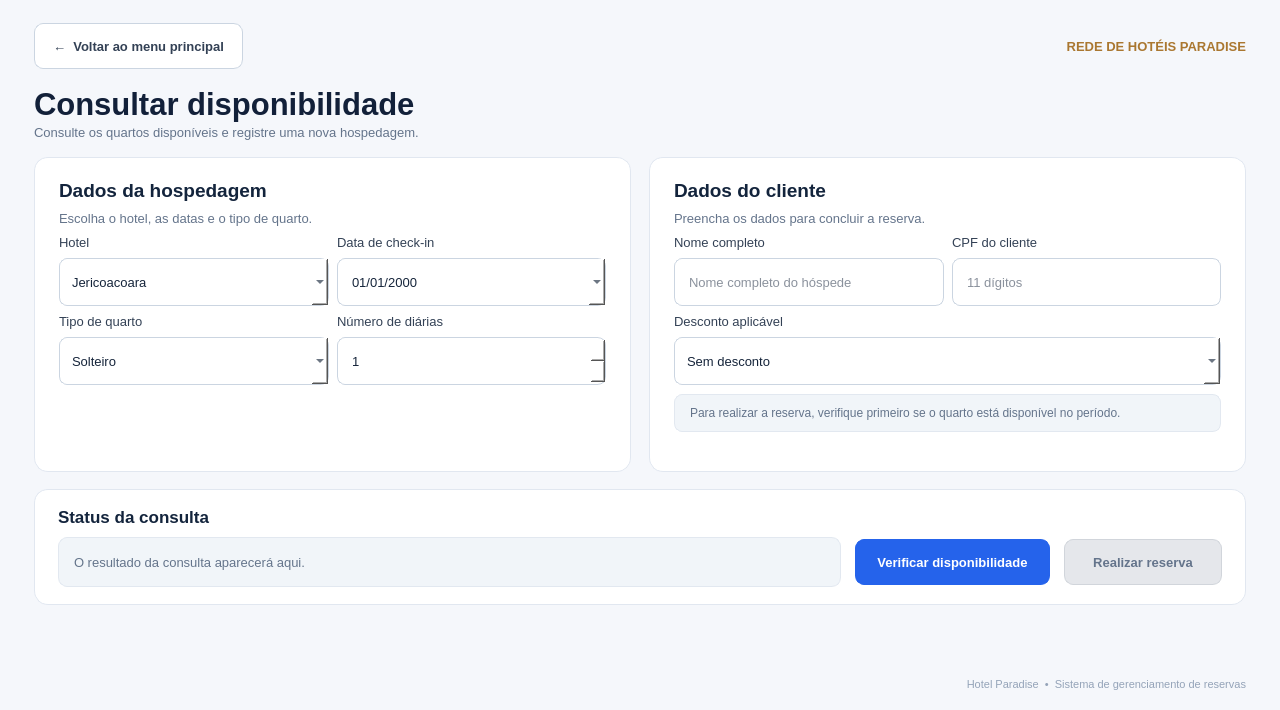
<?xml version="1.0" encoding="UTF-8"?>
<ui version="4.0">
 <class>TelaDisponibilidade</class>
 <widget class="QDialog" name="TelaDisponibilidade">
  <property name="geometry">
   <rect>
    <x>0</x>
    <y>0</y>
    <width>1280</width>
    <height>710</height>
   </rect>
  </property>
  <property name="minimumSize">
   <size>
    <width>900</width>
    <height>610</height>
   </size>
  </property>
  <property name="windowTitle">
   <string>Hotel Paradise - Consultar disponibilidade</string>
  </property>
  <property name="styleSheet">
   <string>QDialog#TelaDisponibilidade {
    background: #F5F7FB;
    font-family: &quot;Segoe UI&quot;;
    color: #14243D;
}
QFrame#cardHospedagem, QFrame#cardCliente, QFrame#cardAcoes {
    background: #FFFFFF;
    border: 1px solid #E1E7F0;
    border-radius: 14px;
}
QLabel {
    background: transparent;
    border: none;
    color: #334155;
    font-size: 13px;
}
QLabel#labelMarca {
    color: #AA7730;
    font-size: 13px;
    font-weight: bold;
}
QLabel#labelSobretitulo {
    color: #AA7730;
    font-size: 11px;
    font-weight: bold;
}
QLabel#labelTitulo {
    color: #122039;
    font-size: 31px;
    font-weight: bold;
}
QLabel#labelDescricao, QLabel#labelAjudaHospedagem, QLabel#labelAjudaCliente {
    color: #64748B;
    font-size: 13px;
}
QLabel#labelSecaoHospedagem, QLabel#labelSecaoCliente {
    color: #13243C;
    font-size: 19px;
    font-weight: bold;
}
QLabel#labelStatusTitulo {
    color: #13243C;
    font-size: 17px;
    font-weight: bold;
}
QLabel#labelDica {
    color: #64748B;
    background: #F1F5F9;
    border: 1px solid #E2E8F0;
    border-radius: 8px;
    padding: 11px 12px;
    font-size: 12px;
}
QLabel#labelResultado {
    color: #64748B;
    background: #F1F5F9;
    border: 1px solid #E2E8F0;
    border-radius: 9px;
    padding: 12px;
    font-size: 13px;
}
QLabel#labelRodape {
    color: #94A3B8;
    font-size: 11px;
}
QLineEdit, QComboBox, QDateEdit, QSpinBox {
    background: #FFFFFF;
    color: #15243A;
    border: 1px solid #CBD5E1;
    border-radius: 8px;
    padding: 9px 12px;
    min-height: 28px;
    font-size: 13px;
}
QLineEdit:focus, QComboBox:focus, QDateEdit:focus, QSpinBox:focus {
    border: 1px solid #2563EB;
}
QComboBox QAbstractItemView {
    background: #FFFFFF;
    color: #15243A;
    selection-background-color: #DBEAFE;
}
QPushButton {
    min-height: 24px;
    border-radius: 9px;
    padding: 10px 18px;
    font-size: 13px;
    font-weight: bold;
}
QPushButton#btnVoltar {
    background: #FFFFFF;
    border: 1px solid #CBD5E1;
    color: #334155;
}
QPushButton#btnVoltar:hover { background: #F1F5F9; }
QPushButton#btnConsultar {
    background: #2563EB;
    color: #FFFFFF;
    border: 1px solid #2563EB;
}
QPushButton#btnConsultar:hover { background: #1D4ED8; }
QPushButton#btnRealizarReserva {
    background: #16834A;
    color: #FFFFFF;
    border: 1px solid #16834A;
}
QPushButton#btnRealizarReserva:hover { background: #166534; }
QPushButton#btnRealizarReserva:disabled {
    background: #E5E7EB;
    color: #64748B;
    border: 1px solid #D1D5DB;
}</string>
  </property>
  <layout class="QVBoxLayout" name="layoutPrincipal">
   <property name="spacing">
    <number>17</number>
   </property>
   <property name="leftMargin">
    <number>34</number>
   </property>
   <property name="topMargin">
    <number>23</number>
   </property>
   <property name="rightMargin">
    <number>34</number>
   </property>
   <property name="bottomMargin">
    <number>19</number>
   </property>
   <item>
    <layout class="QHBoxLayout" name="layoutBarraSuperior">
     <property name="spacing">
      <number>8</number>
     </property>
     <item>
      <widget class="QPushButton" name="btnVoltar">
       <property name="cursor">
        <cursorShape>PointingHandCursor</cursorShape>
       </property>
       <property name="text">
        <string>←  Voltar ao menu principal</string>
       </property>
      </widget>
     </item>
     <item>
      <spacer name="espacoBarra">
       <property name="orientation">
        <enum>Qt::Orientation::Horizontal</enum>
       </property>
       <property name="sizeType">
        <enum>QSizePolicy::Policy::Expanding</enum>
       </property>
       <property name="sizeHint" stdset="0">
        <size>
         <width>18</width>
         <height>18</height>
        </size>
       </property>
      </spacer>
     </item>
     <item>
      <widget class="QLabel" name="labelMarca">
       <property name="text">
        <string>REDE DE HOTÉIS PARADISE</string>
       </property>
       <property name="alignment">
        <set>Qt::AlignmentFlag::AlignRight|Qt::AlignmentFlag::AlignTrailing|Qt::AlignmentFlag::AlignVCenter</set>
       </property>
      </widget>
     </item>
    </layout>
   </item>
   <item>
    <layout class="QVBoxLayout" name="layoutCabecalho">
     <property name="spacing">
      <number>3</number>
     </property>
     <item>
      <widget class="QLabel" name="labelTitulo">
       <property name="text">
        <string>Consultar disponibilidade</string>
       </property>
      </widget>
     </item>
     <item>
      <widget class="QLabel" name="labelDescricao">
       <property name="text">
        <string>Consulte os quartos disponíveis e registre uma nova hospedagem.</string>
       </property>
      </widget>
     </item>
    </layout>
   </item>
   <item>
    <layout class="QHBoxLayout" name="layoutPaineis" stretch="1,1">
     <property name="spacing">
      <number>18</number>
     </property>
     <item>
      <widget class="QFrame" name="cardHospedagem">
       <property name="sizePolicy">
        <sizepolicy hsizetype="Expanding" vsizetype="Expanding">
         <horstretch>0</horstretch>
         <verstretch>0</verstretch>
        </sizepolicy>
       </property>
       <property name="frameShape">
        <enum>QFrame::Shape::NoFrame</enum>
       </property>
       <layout class="QVBoxLayout" name="layoutHospedagem">
        <property name="spacing">
         <number>9</number>
        </property>
        <property name="leftMargin">
         <number>24</number>
        </property>
        <property name="topMargin">
         <number>21</number>
        </property>
        <property name="rightMargin">
         <number>24</number>
        </property>
        <property name="bottomMargin">
         <number>21</number>
        </property>
        <item>
         <widget class="QLabel" name="labelSecaoHospedagem">
          <property name="text">
           <string>Dados da hospedagem</string>
          </property>
         </widget>
        </item>
        <item>
         <widget class="QLabel" name="labelAjudaHospedagem">
          <property name="text">
           <string>Escolha o hotel, as datas e o tipo de quarto.</string>
          </property>
         </widget>
        </item>
        <item>
         <layout class="QGridLayout" name="gridHospedagem">
          <property name="spacing">
           <number>8</number>
          </property>
          <item row="0" column="0">
           <widget class="QLabel" name="labelHotel">
            <property name="text">
             <string>Hotel</string>
            </property>
           </widget>
          </item>
          <item row="0" column="1">
           <widget class="QLabel" name="labelData">
            <property name="text">
             <string>Data de check-in</string>
            </property>
           </widget>
          </item>
          <item row="1" column="0">
           <widget class="QComboBox" name="comboHotel">
            <property name="sizePolicy">
             <sizepolicy hsizetype="Expanding" vsizetype="Fixed">
              <horstretch>0</horstretch>
              <verstretch>0</verstretch>
             </sizepolicy>
            </property>
            <item>
             <property name="text">
              <string>Jericoacoara</string>
             </property>
            </item>
            <item>
             <property name="text">
              <string>Canoa Quebrada</string>
             </property>
            </item>
            <item>
             <property name="text">
              <string>Cumbuco</string>
             </property>
            </item>
           </widget>
          </item>
          <item row="1" column="1">
           <widget class="QDateEdit" name="dataCheckin">
            <property name="sizePolicy">
             <sizepolicy hsizetype="Expanding" vsizetype="Fixed">
              <horstretch>0</horstretch>
              <verstretch>0</verstretch>
             </sizepolicy>
            </property>
            <property name="displayFormat">
             <string>dd/MM/yyyy</string>
            </property>
            <property name="calendarPopup">
             <bool>true</bool>
            </property>
           </widget>
          </item>
          <item row="2" column="0">
           <widget class="QLabel" name="labelQuarto">
            <property name="text">
             <string>Tipo de quarto</string>
            </property>
           </widget>
          </item>
          <item row="2" column="1">
           <widget class="QLabel" name="labelDiarias">
            <property name="text">
             <string>Número de diárias</string>
            </property>
           </widget>
          </item>
          <item row="3" column="0">
           <widget class="QComboBox" name="comboQuarto">
            <property name="sizePolicy">
             <sizepolicy hsizetype="Expanding" vsizetype="Fixed">
              <horstretch>0</horstretch>
              <verstretch>0</verstretch>
             </sizepolicy>
            </property>
            <item>
             <property name="text">
              <string>Solteiro</string>
             </property>
            </item>
            <item>
             <property name="text">
              <string>Duplo</string>
             </property>
            </item>
            <item>
             <property name="text">
              <string>Casal</string>
             </property>
            </item>
            <item>
             <property name="text">
              <string>Triplo</string>
             </property>
            </item>
            <item>
             <property name="text">
              <string>Quadruplo</string>
             </property>
            </item>
           </widget>
          </item>
          <item row="3" column="1">
           <widget class="QSpinBox" name="spinDiarias">
            <property name="sizePolicy">
             <sizepolicy hsizetype="Expanding" vsizetype="Fixed">
              <horstretch>0</horstretch>
              <verstretch>0</verstretch>
             </sizepolicy>
            </property>
            <property name="minimum">
             <number>1</number>
            </property>
            <property name="maximum">
             <number>365</number>
            </property>
           </widget>
          </item>
         </layout>
        </item>
        <item>
         <spacer name="espacoHospedagemInferior">
          <property name="orientation">
           <enum>Qt::Orientation::Vertical</enum>
          </property>
          <property name="sizeType">
           <enum>QSizePolicy::Policy::Expanding</enum>
          </property>
          <property name="sizeHint" stdset="0">
           <size>
            <width>18</width>
            <height>18</height>
           </size>
          </property>
         </spacer>
        </item>
       </layout>
      </widget>
     </item>
     <item>
      <widget class="QFrame" name="cardCliente">
       <property name="sizePolicy">
        <sizepolicy hsizetype="Expanding" vsizetype="Expanding">
         <horstretch>0</horstretch>
         <verstretch>0</verstretch>
        </sizepolicy>
       </property>
       <property name="frameShape">
        <enum>QFrame::Shape::NoFrame</enum>
       </property>
       <layout class="QVBoxLayout" name="layoutCliente">
        <property name="spacing">
         <number>9</number>
        </property>
        <property name="leftMargin">
         <number>24</number>
        </property>
        <property name="topMargin">
         <number>21</number>
        </property>
        <property name="rightMargin">
         <number>24</number>
        </property>
        <property name="bottomMargin">
         <number>21</number>
        </property>
        <item>
         <widget class="QLabel" name="labelSecaoCliente">
          <property name="text">
           <string>Dados do cliente</string>
          </property>
         </widget>
        </item>
        <item>
         <widget class="QLabel" name="labelAjudaCliente">
          <property name="text">
           <string>Preencha os dados para concluir a reserva.</string>
          </property>
         </widget>
        </item>
        <item>
         <layout class="QGridLayout" name="gridCliente">
          <property name="spacing">
           <number>8</number>
          </property>
          <item row="0" column="0">
           <widget class="QLabel" name="labelNomeCliente">
            <property name="text">
             <string>Nome completo</string>
            </property>
           </widget>
          </item>
          <item row="0" column="1">
           <widget class="QLabel" name="labelCpf">
            <property name="text">
             <string>CPF do cliente</string>
            </property>
           </widget>
          </item>
          <item row="1" column="0">
           <widget class="QLineEdit" name="editNomeCliente">
            <property name="sizePolicy">
             <sizepolicy hsizetype="Expanding" vsizetype="Fixed">
              <horstretch>0</horstretch>
              <verstretch>0</verstretch>
             </sizepolicy>
            </property>
            <property name="placeholderText">
             <string>Nome completo do hóspede</string>
            </property>
           </widget>
          </item>
          <item row="1" column="1">
           <widget class="QLineEdit" name="editCpfCliente">
            <property name="sizePolicy">
             <sizepolicy hsizetype="Expanding" vsizetype="Fixed">
              <horstretch>0</horstretch>
              <verstretch>0</verstretch>
             </sizepolicy>
            </property>
            <property name="maxLength">
             <number>11</number>
            </property>
            <property name="placeholderText">
             <string>11 dígitos</string>
            </property>
           </widget>
          </item>
          <item row="2" column="0" colspan="2">
           <widget class="QLabel" name="labelDesconto">
            <property name="text">
             <string>Desconto aplicável</string>
            </property>
           </widget>
          </item>
          <item row="3" column="0" colspan="2">
           <widget class="QComboBox" name="comboDesconto">
            <property name="sizePolicy">
             <sizepolicy hsizetype="Expanding" vsizetype="Fixed">
              <horstretch>0</horstretch>
              <verstretch>0</verstretch>
             </sizepolicy>
            </property>
            <item>
             <property name="text">
              <string>Sem desconto</string>
             </property>
            </item>
            <item>
             <property name="text">
              <string>Cliente VIP (10%)</string>
             </property>
            </item>
            <item>
             <property name="text">
              <string>Baixa temporada (20%)</string>
             </property>
            </item>
            <item>
             <property name="text">
              <string>Promocional (15%)</string>
             </property>
            </item>
           </widget>
          </item>
         </layout>
        </item>
        <item>
         <widget class="QLabel" name="labelDica">
          <property name="text">
           <string>Para realizar a reserva, verifique primeiro se o quarto está disponível no período.</string>
          </property>
          <property name="wordWrap">
           <bool>true</bool>
          </property>
         </widget>
        </item>
        <item>
         <spacer name="espacoClienteInferior">
          <property name="orientation">
           <enum>Qt::Orientation::Vertical</enum>
          </property>
          <property name="sizeType">
           <enum>QSizePolicy::Policy::Expanding</enum>
          </property>
          <property name="sizeHint" stdset="0">
           <size>
            <width>18</width>
            <height>18</height>
           </size>
          </property>
         </spacer>
        </item>
       </layout>
      </widget>
     </item>
    </layout>
   </item>
   <item>
    <widget class="QFrame" name="cardAcoes">
     <property name="sizePolicy">
      <sizepolicy hsizetype="Expanding" vsizetype="Expanding">
       <horstretch>0</horstretch>
       <verstretch>0</verstretch>
      </sizepolicy>
     </property>
     <property name="frameShape">
      <enum>QFrame::Shape::NoFrame</enum>
     </property>
     <layout class="QVBoxLayout" name="layoutStatus">
      <property name="spacing">
       <number>10</number>
      </property>
      <property name="leftMargin">
       <number>23</number>
      </property>
      <property name="topMargin">
       <number>17</number>
      </property>
      <property name="rightMargin">
       <number>23</number>
      </property>
      <property name="bottomMargin">
       <number>17</number>
      </property>
      <item>
       <widget class="QLabel" name="labelStatusTitulo">
        <property name="text">
         <string>Status da consulta</string>
        </property>
       </widget>
      </item>
      <item>
       <layout class="QHBoxLayout" name="layoutResultadoAcoes" stretch="3,0,0">
        <property name="spacing">
         <number>14</number>
        </property>
        <item>
         <widget class="QLabel" name="labelResultado">
          <property name="sizePolicy">
           <sizepolicy hsizetype="Expanding" vsizetype="Preferred">
            <horstretch>0</horstretch>
            <verstretch>0</verstretch>
           </sizepolicy>
          </property>
          <property name="minimumSize">
           <size>
            <width>0</width>
            <height>50</height>
           </size>
          </property>
          <property name="text">
           <string>O resultado da consulta aparecerá aqui.</string>
          </property>
          <property name="alignment">
           <set>Qt::AlignmentFlag::AlignLeading|Qt::AlignmentFlag::AlignLeft|Qt::AlignmentFlag::AlignVCenter</set>
          </property>
          <property name="wordWrap">
           <bool>true</bool>
          </property>
         </widget>
        </item>
        <item>
         <widget class="QPushButton" name="btnConsultar">
          <property name="minimumSize">
           <size>
            <width>195</width>
            <height>46</height>
           </size>
          </property>
          <property name="cursor">
           <cursorShape>PointingHandCursor</cursorShape>
          </property>
          <property name="text">
           <string>Verificar disponibilidade</string>
          </property>
         </widget>
        </item>
        <item>
         <widget class="QPushButton" name="btnRealizarReserva">
          <property name="enabled">
           <bool>false</bool>
          </property>
          <property name="minimumSize">
           <size>
            <width>158</width>
            <height>46</height>
           </size>
          </property>
          <property name="cursor">
           <cursorShape>PointingHandCursor</cursorShape>
          </property>
          <property name="text">
           <string>Realizar reserva</string>
          </property>
         </widget>
        </item>
       </layout>
      </item>
     </layout>
    </widget>
   </item>
   <item>
    <spacer name="espacoFundoFlex">
     <property name="orientation">
      <enum>Qt::Orientation::Vertical</enum>
     </property>
     <property name="sizeType">
      <enum>QSizePolicy::Policy::Expanding</enum>
     </property>
     <property name="sizeHint" stdset="0">
      <size>
       <width>18</width>
       <height>18</height>
      </size>
     </property>
    </spacer>
   </item>
   <item>
    <widget class="QLabel" name="labelRodape">
     <property name="text">
      <string>Hotel Paradise  •  Sistema de gerenciamento de reservas</string>
     </property>
     <property name="alignment">
      <set>Qt::AlignmentFlag::AlignRight|Qt::AlignmentFlag::AlignTrailing|Qt::AlignmentFlag::AlignVCenter</set>
     </property>
    </widget>
   </item>
  </layout>
 </widget>
 <resources/>
 <connections/>
</ui>
